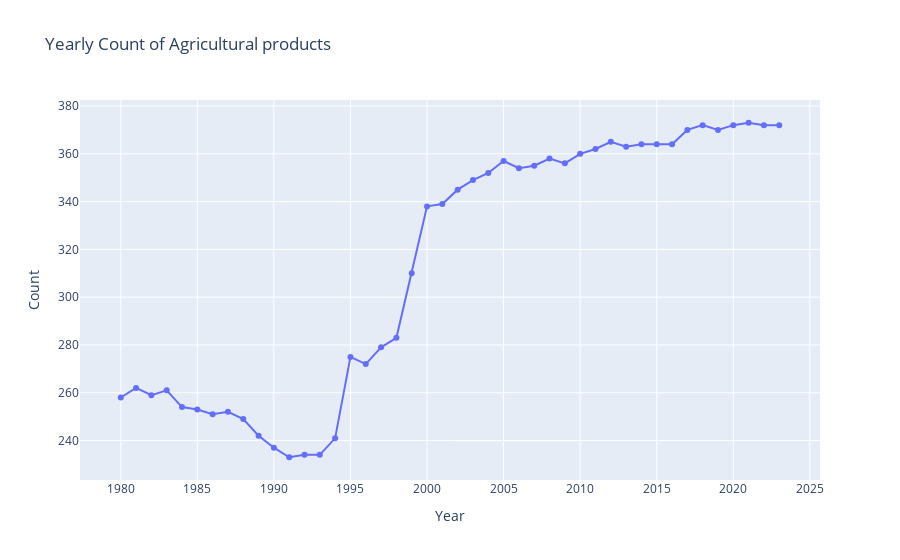
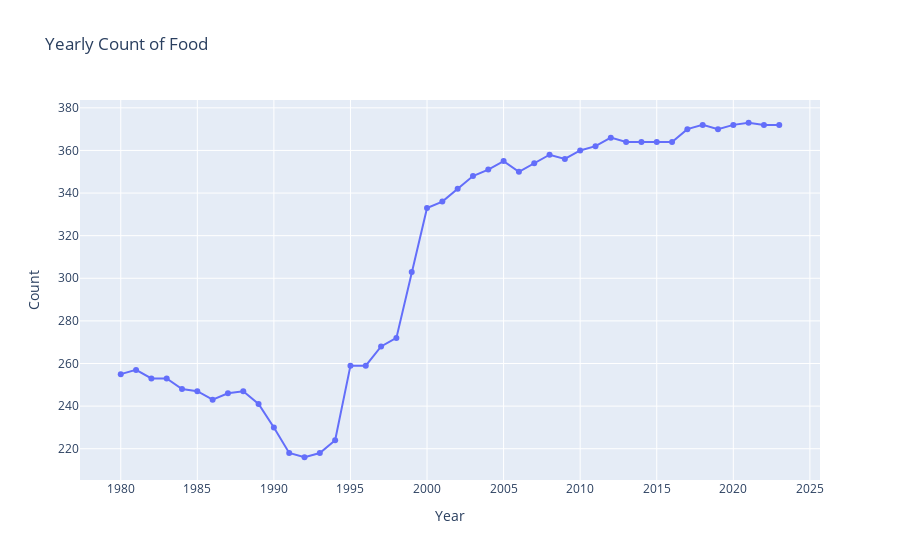
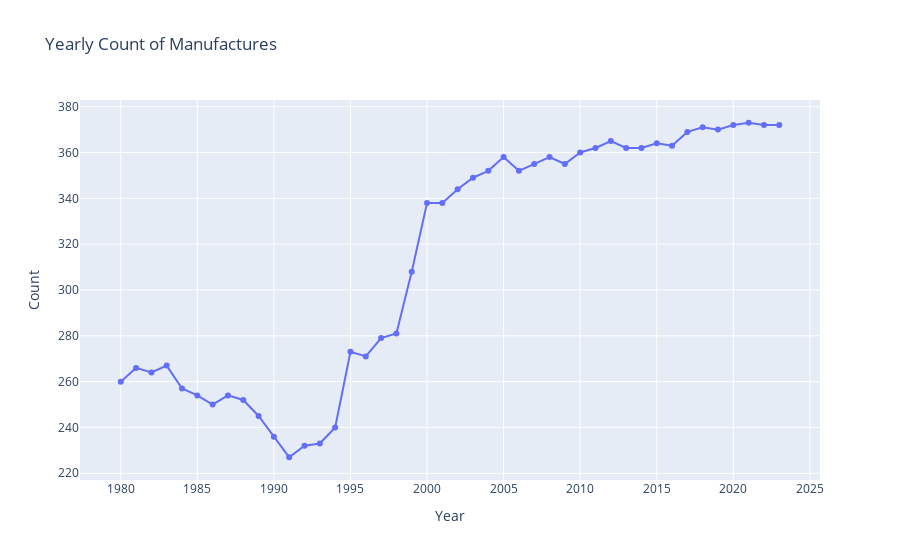
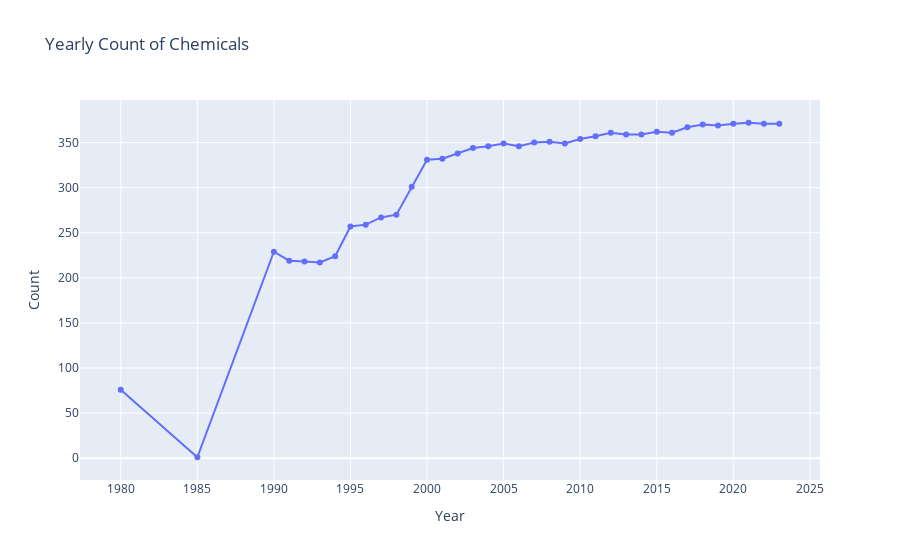

Notebook source saved alongside these figures, in order:
### Code cell
# 1. Get unique products
products = merchandise["Product"].unique()

# 2. Loop over each product and plot its yearly trend
for product in products:
    # Filter to this product
    df_prod = merchandise[merchandise["Product"] == product]
    
    # Aggregate by Year: here we're just counting rows per year
    df_yearly = (
        df_prod
        .groupby("Year")
        .size()                      # or .sum()["Sales"] if you have a "Sales" column
        .reset_index(name="Count")  # rename the aggregated column
    )
    
    # Create a line chart
    fig = px.line(
        df_yearly,
        x="Year",
        y="Count",                  # change to your metric name if not counting
        title=f"Yearly Count of {product}",
        markers=True
    )
    
    # Display in the notebook or script
    fig.show()

### Figure 1 — Plotly figure (JSON) as saved in the notebook; plotly's stock layout.template omitted (floating-point values rounded to 4 significant figures)
{"data": [{"hovertemplate": "Year=%{x}<br>Count=%{y}<extra></extra>", "legendgroup": "", "line": {"color": "#636efa", "dash": "solid"}, "marker": {"symbol": "circle"}, "mode": "lines+markers", "name": "", "orientation": "v", "showlegend": false, "type": "scatter", "x": [1980, 1981, 1982, 1983, 1984, 1985, 1986, 1987, 1988, 1989, 1990, 1991, 1992, 1993, 1994, 1995, 1996, 1997, 1998, 1999, 2000, 2001, 2002, 2003, 2004, 2005, 2006, 2007, 2008, 2009, 2010, 2011, 2012, 2013, 2014, 2015, 2016, 2017, 2018, 2019, 2020, 2021, 2022, 2023], "xaxis": "x", "y": [258, 262, 259, 261, 254, 253, 251, 252, 249, 242, 237, 233, 234, 234, 241, 275, 272, 279, 283, 310, 338, 339, 345, 349, 352, 357, 354, 355, 358, 356, 360, 362, 365, 363, 364, 364, 364, 370, 372, 370, 372, 373, 372, 372], "yaxis": "y"}], "layout": {"legend": {"tracegroupgap": 0}, "title": {"text": "Yearly Count of Agricultural products"}, "xaxis": {"anchor": "y", "domain": [0, 1], "title": {"text": "Year"}}, "yaxis": {"anchor": "x", "domain": [0, 1], "title": {"text": "Count"}}}}

### Figure 2 — Plotly figure (JSON) as saved in the notebook; plotly's stock layout.template omitted (floating-point values rounded to 4 significant figures)
{"data": [{"hovertemplate": "Year=%{x}<br>Count=%{y}<extra></extra>", "legendgroup": "", "line": {"color": "#636efa", "dash": "solid"}, "marker": {"symbol": "circle"}, "mode": "lines+markers", "name": "", "orientation": "v", "showlegend": false, "type": "scatter", "x": [1980, 1981, 1982, 1983, 1984, 1985, 1986, 1987, 1988, 1989, 1990, 1991, 1992, 1993, 1994, 1995, 1996, 1997, 1998, 1999, 2000, 2001, 2002, 2003, 2004, 2005, 2006, 2007, 2008, 2009, 2010, 2011, 2012, 2013, 2014, 2015, 2016, 2017, 2018, 2019, 2020, 2021, 2022, 2023], "xaxis": "x", "y": [255, 257, 253, 253, 248, 247, 243, 246, 247, 241, 230, 218, 216, 218, 224, 259, 259, 268, 272, 303, 333, 336, 342, 348, 351, 355, 350, 354, 358, 356, 360, 362, 366, 364, 364, 364, 364, 370, 372, 370, 372, 373, 372, 372], "yaxis": "y"}], "layout": {"legend": {"tracegroupgap": 0}, "title": {"text": "Yearly Count of Food"}, "xaxis": {"anchor": "y", "domain": [0, 1], "title": {"text": "Year"}}, "yaxis": {"anchor": "x", "domain": [0, 1], "title": {"text": "Count"}}}}

### Figure 3 — Plotly figure (JSON) as saved in the notebook; plotly's stock layout.template omitted (floating-point values rounded to 4 significant figures)
{"data": [{"hovertemplate": "Year=%{x}<br>Count=%{y}<extra></extra>", "legendgroup": "", "line": {"color": "#636efa", "dash": "solid"}, "marker": {"symbol": "circle"}, "mode": "lines+markers", "name": "", "orientation": "v", "showlegend": false, "type": "scatter", "x": [1980, 1981, 1982, 1983, 1984, 1985, 1986, 1987, 1988, 1989, 1990, 1991, 1992, 1993, 1994, 1995, 1996, 1997, 1998, 1999, 2000, 2001, 2002, 2003, 2004, 2005, 2006, 2007, 2008, 2009, 2010, 2011, 2012, 2013, 2014, 2015, 2016, 2017, 2018, 2019, 2020, 2021, 2022, 2023], "xaxis": "x", "y": [260, 266, 264, 267, 257, 254, 250, 254, 252, 245, 236, 227, 232, 233, 240, 273, 271, 279, 281, 308, 338, 338, 344, 349, 352, 358, 352, 355, 358, 355, 360, 362, 365, 362, 362, 364, 363, 369, 371, 370, 372, 373, 372, 372], "yaxis": "y"}], "layout": {"legend": {"tracegroupgap": 0}, "title": {"text": "Yearly Count of Manufactures"}, "xaxis": {"anchor": "y", "domain": [0, 1], "title": {"text": "Year"}}, "yaxis": {"anchor": "x", "domain": [0, 1], "title": {"text": "Count"}}}}

### Figure 4 — Plotly figure (JSON) as saved in the notebook; plotly's stock layout.template omitted (floating-point values rounded to 4 significant figures)
{"data": [{"hovertemplate": "Year=%{x}<br>Count=%{y}<extra></extra>", "legendgroup": "", "line": {"color": "#636efa", "dash": "solid"}, "marker": {"symbol": "circle"}, "mode": "lines+markers", "name": "", "orientation": "v", "showlegend": false, "type": "scatter", "x": [1980, 1985, 1990, 1991, 1992, 1993, 1994, 1995, 1996, 1997, 1998, 1999, 2000, 2001, 2002, 2003, 2004, 2005, 2006, 2007, 2008, 2009, 2010, 2011, 2012, 2013, 2014, 2015, 2016, 2017, 2018, 2019, 2020, 2021, 2022, 2023], "xaxis": "x", "y": [76, 1, 229, 219, 218, 217, 224, 257, 259, 267, 270, 301, 331, 332, 338, 344, 346, 349, 346, 350, 351, 349, 354, 357, 361, 359, 359, 362, 361, 367, 370, 369, 371, 372, 371, 371], "yaxis": "y"}], "layout": {"legend": {"tracegroupgap": 0}, "title": {"text": "Yearly Count of Chemicals"}, "xaxis": {"anchor": "y", "domain": [0, 1], "title": {"text": "Year"}}, "yaxis": {"anchor": "x", "domain": [0, 1], "title": {"text": "Count"}}}}
